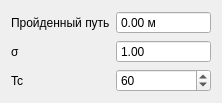
   <widget class="QWidget" name="layoutWidget">
    <property name="geometry">
     <rect>
      <x>640</x>
      <y>520</y>
      <width>222</width>
      <height>82</height>
     </rect>
    </property>
    <layout class="QGridLayout" name="gridLayout_12">
     <item row="0" column="0">
      <widget class="QLabel" name="label_29">
       <property name="enabled">
        <bool>true</bool>
       </property>
       <property name="text">
        <string>Пройденный путь</string>
       </property>
      </widget>
     </item>
     <item row="0" column="1">
      <widget class="QDoubleSpinBox" name="S_doubleSpinBox">
       <property name="enabled">
        <bool>true</bool>
       </property>
       <property name="readOnly">
        <bool>true</bool>
       </property>
       <property name="buttonSymbols">
        <enum>QAbstractSpinBox::NoButtons</enum>
       </property>
       <property name="suffix">
        <string> м</string>
       </property>
       <property name="maximum">
        <double>100000.000000000000000</double>
       </property>
      </widget>
     </item>
     <item row="1" column="0">
      <widget class="QLabel" name="label_36">
       <property name="enabled">
        <bool>true</bool>
       </property>
       <property name="text">
        <string>σ</string>
       </property>
      </widget>
     </item>
     <item row="1" column="1">
      <widget class="QDoubleSpinBox" name="sigma_doubleSpinBox">
       <property name="enabled">
        <bool>true</bool>
       </property>
       <property name="readOnly">
        <bool>true</bool>
       </property>
       <property name="buttonSymbols">
        <enum>QAbstractSpinBox::NoButtons</enum>
       </property>
       <property name="suffix">
        <string/>
       </property>
       <property name="maximum">
        <double>100000.000000000000000</double>
       </property>
       <property name="value">
        <double>1.000000000000000</double>
       </property>
      </widget>
     </item>
     <item row="2" column="0">
      <widget class="QLabel" name="label_37">
       <property name="enabled">
        <bool>true</bool>
       </property>
       <property name="text">
        <string>Tc</string>
       </property>
      </widget>
     </item>
     <item row="2" column="1">
      <widget class="QSpinBox" name="Tc_SpinBox">
       <property name="maximum">
        <number>1000</number>
       </property>
       <property name="value">
        <number>60</number>
       </property>
      </widget>
     </item>
    </layout>
   </widget>
